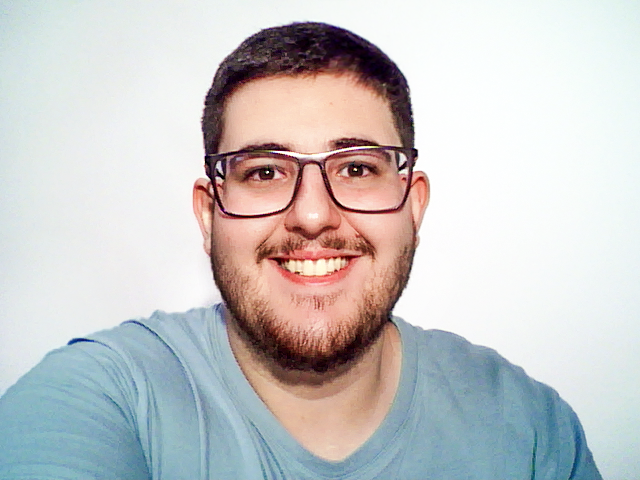
#> input picture images/adinan.png, 640 x 480 px, found by its file name; its folder holds 4 pictures in this run
$ python lab6b.py
#> lines starting #> are read from the running program, lines starting #| are printed output that depends on the picture; after the words box and inside, x2 and y2 are one past the last pixel; in counts of white or black regions, pixels touching at a corner belong together
import numpy as np
import cv2 as cv
from matplotlib import pyplot as plt


images = ['adinan', 'enzo', 'giovanna', 'randre', 'tabuleiro']
extention = 'png'

for image in images:
  img = cv.imread(f'./images/{image}.{extention}')
#> img is the input picture: shape (480, 640, 3); mean B, G, R 198.9, 198.9, 200.4
  gray = cv.cvtColor(img,cv.COLOR_BGR2GRAY)
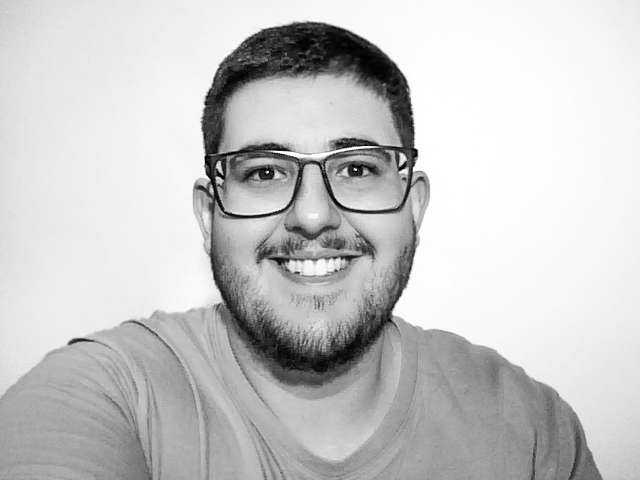
#> gray: shape (480, 640); min 0, max 255, mean 199.4

  corners = cv.goodFeaturesToTrack(gray,25,0.01,10)
#> corners = 25 rows, first 8: [267, 172], [355, 169], [216, 177], [399, 165], [414, 147], [219, 162], [335, 270], [299, 272]
  corners = np.int0(corners)

  for i in corners:
   x,y = i.ravel()
   cv.circle(img,(x,y),3,255,-1)
#> this loop made 25 passes
#> (x, y) on passes 1 to 12: (267, 172), (355, 169), (216, 177), (399, 165), (414, 147), (219, 162), (335, 270), (299, 272), (400, 153), (205, 106), (341, 259), (414, 170)
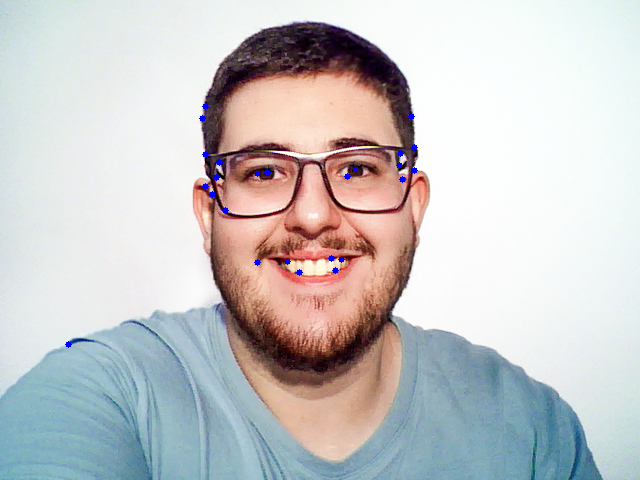
#> img: shape (480, 640, 3); 0.24% of pixels changed, all inside (x1, y1, x2, y2) = (65, 103, 418, 348)

  cv.imwrite(f'./labs/lab6/lab6b/{image}.{extention}',img)
#> pass 2 of the loop `for image in images:`:
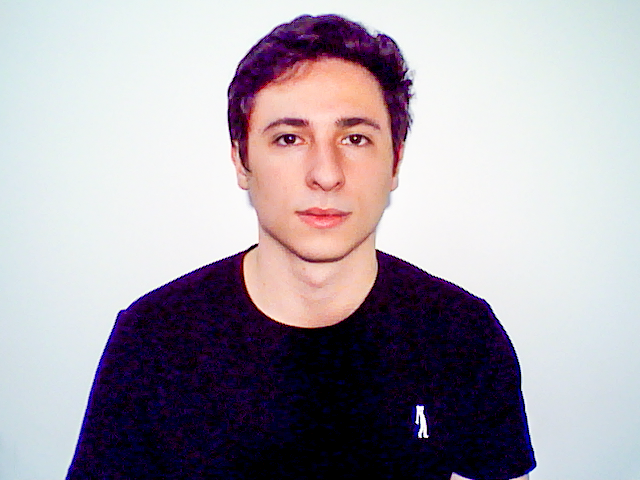
#> input picture images/enzo.png, 640 x 480 px, found by its file name
#> img is the input picture: shape (480, 640, 3); mean B, G, R 169.5, 161, 168
#> `gray = cv.cvtColor(img,cv.COLOR_BGR2GRAY)`:
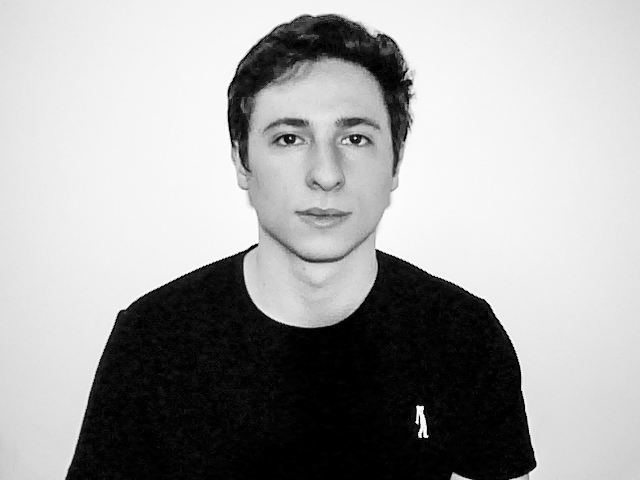
#> gray: shape (480, 640); min 0, max 254, mean 164.1
#> corners = 25 rows, first 8: [427, 436], [417, 423], [355, 138], [417, 406], [376, 250], [290, 138], [257, 244], [453, 473]
#> the loop `for i in corners:` made 25 passes
#> after the loop `for i in corners:`:
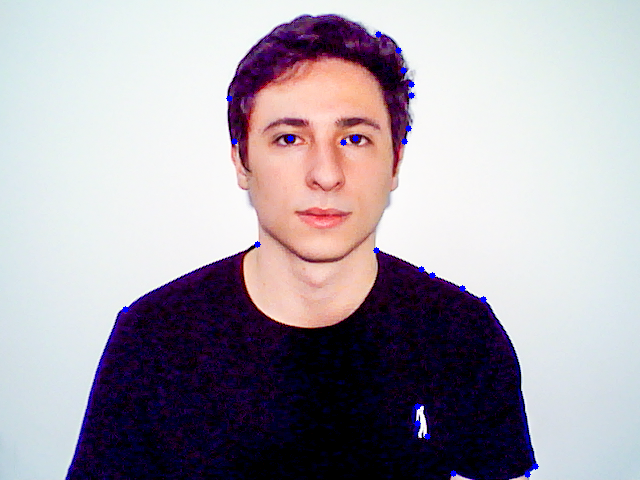
#> img: shape (480, 640, 3); 0.24% of pixels changed, all inside (x1, y1, x2, y2) = (122, 31, 539, 478)
#> pass 3 of the loop `for image in images:`:
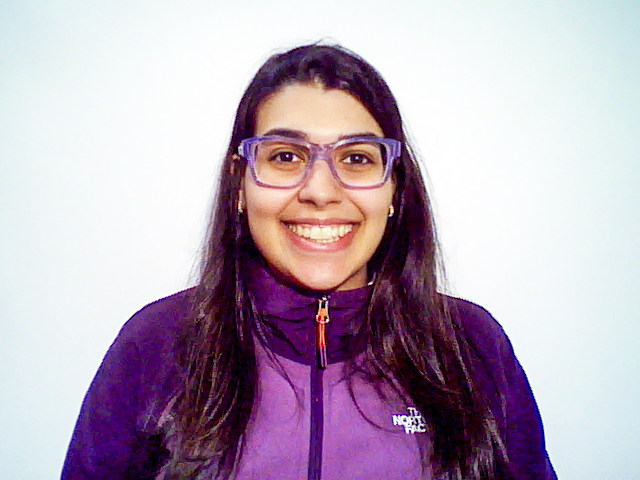
#> input picture images/giovanna.png, 640 x 480 px, found by its file name
#> img is the input picture: shape (480, 640, 3); mean B, G, R 183.4, 167.8, 184.4
#> `gray = cv.cvtColor(img,cv.COLOR_BGR2GRAY)`:
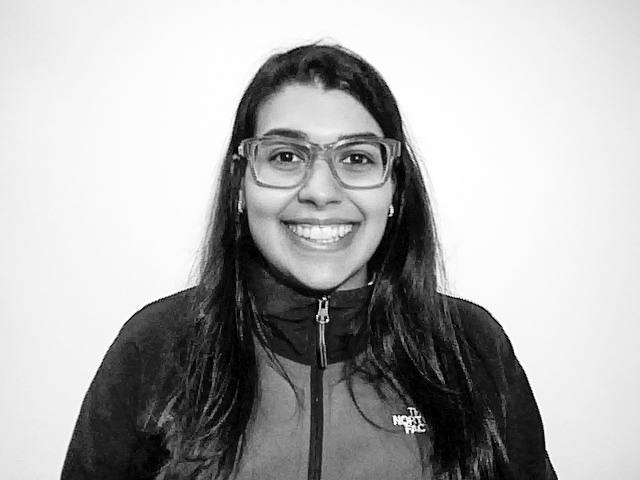
#> gray: shape (480, 640); min 0, max 255, mean 174.5
#> corners = 25 rows, first 8: [323, 298], [420, 426], [412, 410], [287, 155], [405, 420], [356, 157], [409, 430], [420, 416]
#> the loop `for i in corners:` made 25 passes
#> after the loop `for i in corners:`:
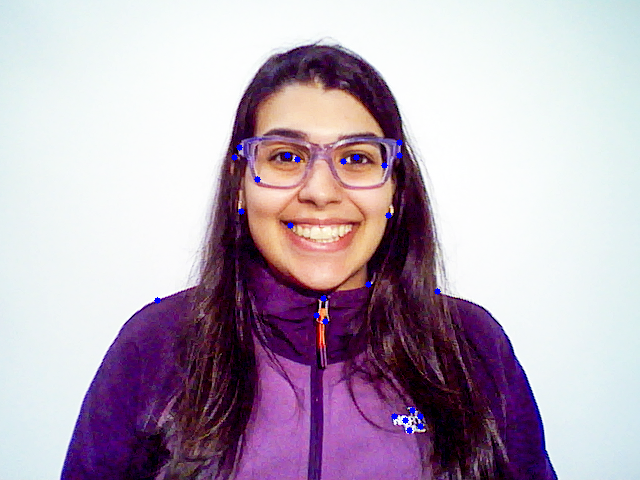
#> img: shape (480, 640, 3); 0.24% of pixels changed, all inside (x1, y1, x2, y2) = (154, 139, 441, 434)
#> (the run stopped early here; a loop or call above may not have finished)
